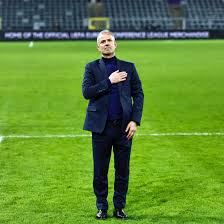
#> input picture opencv/haarcascode/ismailhocam.jpeg, 224 x 224 px, found by its file name
$ python bodyDetectionfromFoto.py
#> lines starting #> are read from the running program, lines starting #| are printed output that depends on the picture
import cv2

img=cv2.imread("C:/Users/snnklc/Desktop/opencv/haarcascode/ismailhocam.jpeg")
#> img is the input picture: shape (224, 224, 3); mean B, G, R 51.9, 137.9, 95.9

body=cv2.CascadeClassifier(cv2.data.haarcascades + "haarcascade_fullbody.xml")

img=cv2.resize(img,(600,600))
#> img: shape (600, 600, 3)

gray=cv2.cvtColor(img,cv2.COLOR_BGR2GRAY)
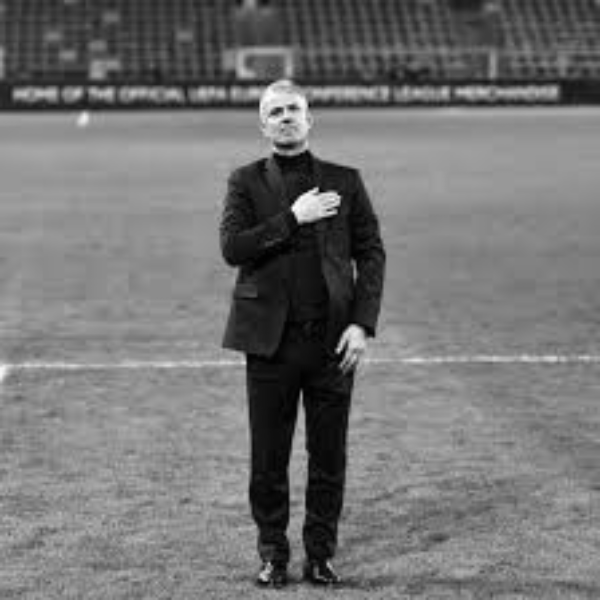
#> gray: shape (600, 600); min 1, max 252, mean 115.5

bodies=body.detectMultiScale(gray,1.1,2)
#> bodies = [[161, 58, 255, 509]]

for x,y,w,h in bodies:
      cv2.rectangle(img,(x,y),(x+w,y+h),(255,0,0),2)
#> this loop made 1 pass
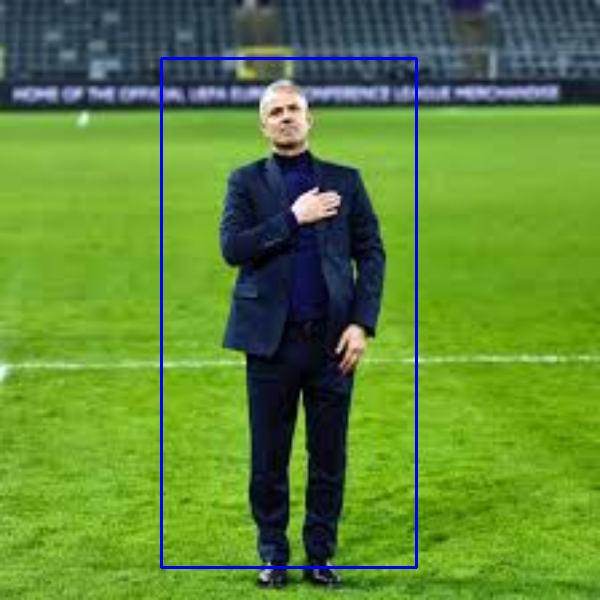
#> img: shape (600, 600, 3); mean B, G, R 54.3, 135.9, 94.5

cv2.imshow("1",img)

cv2.waitKey(0)
cv2.destroyAllWindows()

$ run again, with opencv/haarcascode/car.jpeg copied over opencv/haarcascode/ismailhocam.jpeg
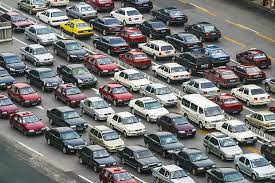
#> input picture opencv/haarcascode/car.jpeg, 275 x 183 px, found by its file name
#> img is the input picture: shape (183, 275, 3); mean B, G, R 116.4, 116.8, 117.2
#> `img=cv2.resize(img,(600,600))`:
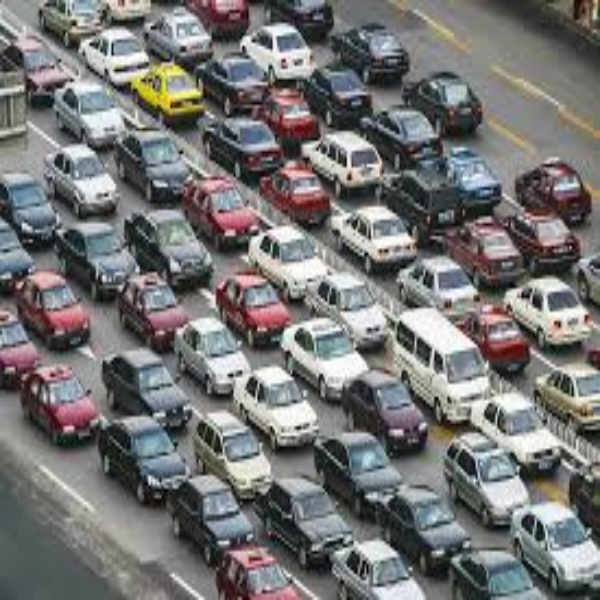
#> img: shape (600, 600, 3); mean B, G, R 116.3, 116.6, 117.1
#> `gray=cv2.cvtColor(img,cv2.COLOR_BGR2GRAY)`:
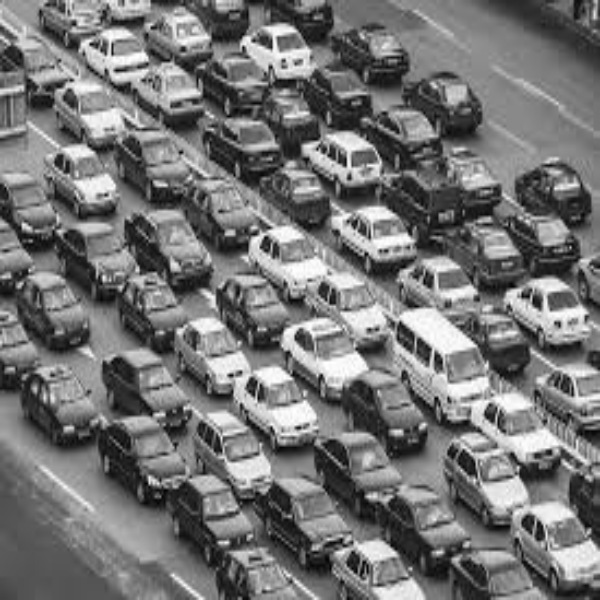
#> gray: shape (600, 600); min 2, max 255, mean 116.7
#> bodies = ()
